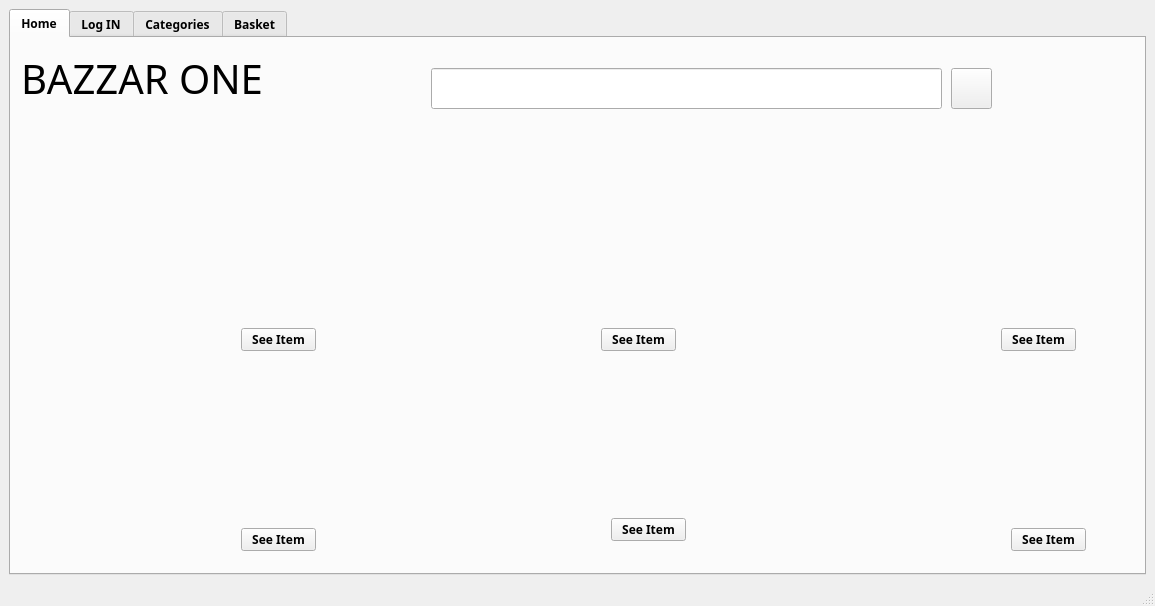
<?xml version="1.0" encoding="UTF-8"?>
<ui version="4.0">
 <class>MainWindow</class>
 <widget class="QMainWindow" name="MainWindow">
  <property name="geometry">
   <rect>
    <x>0</x>
    <y>0</y>
    <width>1155</width>
    <height>606</height>
   </rect>
  </property>
  <property name="windowTitle">
   <string>BazzarOne</string>
  </property>
  <property name="styleSheet">
   <string notr="true">background url(:/new/prefix1/Background/window.jpeg)</string>
  </property>
  <widget class="QWidget" name="centralwidget">
   <layout class="QVBoxLayout" name="verticalLayout_3">
    <item>
     <widget class="QTabWidget" name="tabWidget">
      <property name="font">
       <font>
        <family>Ebrima</family>
        <weight>75</weight>
        <bold>true</bold>
       </font>
      </property>
      <property name="autoFillBackground">
       <bool>false</bool>
      </property>
      <property name="styleSheet">
       <string notr="true">background-image: url(:/new/prefix1/Background/window.jpeg);</string>
      </property>
      <property name="currentIndex">
       <number>0</number>
      </property>
      <widget class="QWidget" name="tab_Home">
       <attribute name="icon">
        <iconset resource="background.qrc">
         <normaloff>:/new/prefix1/Background/Home.png</normaloff>:/new/prefix1/Background/Home.png</iconset>
       </attribute>
       <attribute name="title">
        <string>Home</string>
       </attribute>
       <widget class="QLabel" name="label_8">
        <property name="geometry">
         <rect>
          <x>10</x>
          <y>10</y>
          <width>251</width>
          <height>61</height>
         </rect>
        </property>
        <property name="font">
         <font>
          <family>Ebrima</family>
          <pointsize>30</pointsize>
          <weight>50</weight>
          <bold>false</bold>
          <strikeout>false</strikeout>
         </font>
        </property>
        <property name="text">
         <string>BAZZAR ONE</string>
        </property>
       </widget>
       <widget class="QLabel" name="label_Fpic1">
        <property name="geometry">
         <rect>
          <x>10</x>
          <y>130</y>
          <width>151</width>
          <height>151</height>
         </rect>
        </property>
        <property name="font">
         <font>
          <family>Ebrima</family>
          <weight>75</weight>
          <bold>true</bold>
          <strikeout>false</strikeout>
         </font>
        </property>
        <property name="text">
         <string/>
        </property>
       </widget>
       <widget class="QLabel" name="label_opic1">
        <property name="geometry">
         <rect>
          <x>10</x>
          <y>350</y>
          <width>151</width>
          <height>151</height>
         </rect>
        </property>
        <property name="font">
         <font>
          <family>Ebrima</family>
          <weight>75</weight>
          <bold>true</bold>
          <strikeout>false</strikeout>
         </font>
        </property>
        <property name="text">
         <string/>
        </property>
       </widget>
       <widget class="QLabel" name="label_oname1">
        <property name="geometry">
         <rect>
          <x>210</x>
          <y>350</y>
          <width>151</width>
          <height>121</height>
         </rect>
        </property>
        <property name="font">
         <font>
          <family>Ebrima</family>
          <pointsize>10</pointsize>
          <weight>75</weight>
          <bold>true</bold>
          <strikeout>false</strikeout>
         </font>
        </property>
        <property name="text">
         <string/>
        </property>
       </widget>
       <widget class="QLabel" name="label_Fname1">
        <property name="geometry">
         <rect>
          <x>210</x>
          <y>130</y>
          <width>151</width>
          <height>121</height>
         </rect>
        </property>
        <property name="font">
         <font>
          <family>Ebrima</family>
          <pointsize>10</pointsize>
          <weight>75</weight>
          <bold>true</bold>
          <strikeout>false</strikeout>
         </font>
        </property>
        <property name="text">
         <string/>
        </property>
       </widget>
       <widget class="QLabel" name="label_13">
        <property name="geometry">
         <rect>
          <x>10</x>
          <y>90</y>
          <width>151</width>
          <height>16</height>
         </rect>
        </property>
        <property name="font">
         <font>
          <family>Ebrima</family>
          <pointsize>12</pointsize>
          <weight>75</weight>
          <bold>true</bold>
         </font>
        </property>
        <property name="text">
         <string/>
        </property>
       </widget>
       <widget class="QLabel" name="label_14">
        <property name="geometry">
         <rect>
          <x>10</x>
          <y>310</y>
          <width>151</width>
          <height>16</height>
         </rect>
        </property>
        <property name="font">
         <font>
          <family>Ebrima</family>
          <pointsize>12</pointsize>
          <weight>75</weight>
          <bold>true</bold>
         </font>
        </property>
        <property name="text">
         <string/>
        </property>
       </widget>
       <widget class="QLabel" name="label_opic2">
        <property name="geometry">
         <rect>
          <x>380</x>
          <y>350</y>
          <width>151</width>
          <height>151</height>
         </rect>
        </property>
        <property name="font">
         <font>
          <family>Ebrima</family>
          <weight>75</weight>
          <bold>true</bold>
          <strikeout>false</strikeout>
         </font>
        </property>
        <property name="text">
         <string/>
        </property>
       </widget>
       <widget class="QLabel" name="label_Fpic2">
        <property name="geometry">
         <rect>
          <x>380</x>
          <y>130</y>
          <width>151</width>
          <height>151</height>
         </rect>
        </property>
        <property name="font">
         <font>
          <family>Ebrima</family>
          <weight>75</weight>
          <bold>true</bold>
          <strikeout>false</strikeout>
         </font>
        </property>
        <property name="text">
         <string/>
        </property>
       </widget>
       <widget class="QLabel" name="label_oname2">
        <property name="geometry">
         <rect>
          <x>580</x>
          <y>350</y>
          <width>151</width>
          <height>121</height>
         </rect>
        </property>
        <property name="font">
         <font>
          <family>Ebrima</family>
          <pointsize>10</pointsize>
          <weight>75</weight>
          <bold>true</bold>
          <strikeout>false</strikeout>
         </font>
        </property>
        <property name="text">
         <string/>
        </property>
       </widget>
       <widget class="QLabel" name="label_opic3">
        <property name="geometry">
         <rect>
          <x>760</x>
          <y>350</y>
          <width>151</width>
          <height>151</height>
         </rect>
        </property>
        <property name="font">
         <font>
          <family>Ebrima</family>
          <weight>75</weight>
          <bold>true</bold>
          <strikeout>false</strikeout>
         </font>
        </property>
        <property name="text">
         <string/>
        </property>
       </widget>
       <widget class="QLabel" name="label_Fpic3">
        <property name="geometry">
         <rect>
          <x>760</x>
          <y>130</y>
          <width>151</width>
          <height>151</height>
         </rect>
        </property>
        <property name="font">
         <font>
          <family>Ebrima</family>
          <weight>75</weight>
          <bold>true</bold>
          <strikeout>false</strikeout>
         </font>
        </property>
        <property name="text">
         <string/>
        </property>
       </widget>
       <widget class="QLabel" name="label_oname3">
        <property name="geometry">
         <rect>
          <x>960</x>
          <y>350</y>
          <width>151</width>
          <height>121</height>
         </rect>
        </property>
        <property name="font">
         <font>
          <family>Ebrima</family>
          <pointsize>10</pointsize>
          <weight>75</weight>
          <bold>true</bold>
          <strikeout>false</strikeout>
         </font>
        </property>
        <property name="text">
         <string/>
        </property>
       </widget>
       <widget class="QLineEdit" name="lineEdit_search">
        <property name="geometry">
         <rect>
          <x>420</x>
          <y>30</y>
          <width>511</width>
          <height>41</height>
         </rect>
        </property>
        <property name="styleSheet">
         <string notr="true">background-image: url(:/new/prefix1/Background/white.jpg);</string>
        </property>
       </widget>
       <widget class="QPushButton" name="pushButton_search">
        <property name="geometry">
         <rect>
          <x>940</x>
          <y>30</y>
          <width>41</width>
          <height>41</height>
         </rect>
        </property>
        <property name="styleSheet">
         <string notr="true">background-image: url(:/new/prefix1/Background/search.png);</string>
        </property>
        <property name="text">
         <string/>
        </property>
       </widget>
       <widget class="QLabel" name="label_Fname1_2">
        <property name="geometry">
         <rect>
          <x>210</x>
          <y>260</y>
          <width>151</width>
          <height>21</height>
         </rect>
        </property>
        <property name="font">
         <font>
          <family>Ebrima</family>
          <pointsize>12</pointsize>
          <weight>75</weight>
          <bold>true</bold>
          <strikeout>true</strikeout>
         </font>
        </property>
        <property name="text">
         <string/>
        </property>
       </widget>
       <widget class="QLabel" name="label_Fname2_2">
        <property name="geometry">
         <rect>
          <x>560</x>
          <y>260</y>
          <width>151</width>
          <height>21</height>
         </rect>
        </property>
        <property name="font">
         <font>
          <family>Ebrima</family>
          <pointsize>12</pointsize>
          <weight>75</weight>
          <bold>true</bold>
          <strikeout>true</strikeout>
         </font>
        </property>
        <property name="text">
         <string/>
        </property>
       </widget>
       <widget class="QLabel" name="label_Fname2">
        <property name="geometry">
         <rect>
          <x>560</x>
          <y>130</y>
          <width>151</width>
          <height>121</height>
         </rect>
        </property>
        <property name="font">
         <font>
          <family>Ebrima</family>
          <pointsize>10</pointsize>
          <weight>75</weight>
          <bold>true</bold>
          <strikeout>false</strikeout>
         </font>
        </property>
        <property name="text">
         <string/>
        </property>
       </widget>
       <widget class="QLabel" name="label_Fname3_3">
        <property name="geometry">
         <rect>
          <x>950</x>
          <y>260</y>
          <width>151</width>
          <height>21</height>
         </rect>
        </property>
        <property name="font">
         <font>
          <family>Ebrima</family>
          <pointsize>12</pointsize>
          <weight>75</weight>
          <bold>true</bold>
          <strikeout>true</strikeout>
         </font>
        </property>
        <property name="text">
         <string/>
        </property>
       </widget>
       <widget class="QLabel" name="label_Fname3">
        <property name="geometry">
         <rect>
          <x>950</x>
          <y>130</y>
          <width>151</width>
          <height>121</height>
         </rect>
        </property>
        <property name="font">
         <font>
          <family>Ebrima</family>
          <pointsize>10</pointsize>
          <weight>75</weight>
          <bold>true</bold>
          <strikeout>false</strikeout>
         </font>
        </property>
        <property name="text">
         <string/>
        </property>
       </widget>
       <widget class="QPushButton" name="pushButton_orders1">
        <property name="geometry">
         <rect>
          <x>230</x>
          <y>290</y>
          <width>75</width>
          <height>23</height>
         </rect>
        </property>
        <property name="styleSheet">
         <string notr="true">
</string>
        </property>
        <property name="text">
         <string>See Item</string>
        </property>
        <property name="autoRepeatInterval">
         <number>107</number>
        </property>
       </widget>
       <widget class="QPushButton" name="pushButton_orders2">
        <property name="geometry">
         <rect>
          <x>590</x>
          <y>290</y>
          <width>75</width>
          <height>23</height>
         </rect>
        </property>
        <property name="text">
         <string>See Item</string>
        </property>
       </widget>
       <widget class="QPushButton" name="pushButton_orders3">
        <property name="geometry">
         <rect>
          <x>990</x>
          <y>290</y>
          <width>75</width>
          <height>23</height>
         </rect>
        </property>
        <property name="text">
         <string>See Item</string>
        </property>
       </widget>
       <widget class="QPushButton" name="pushButton_ordero1">
        <property name="geometry">
         <rect>
          <x>230</x>
          <y>490</y>
          <width>75</width>
          <height>23</height>
         </rect>
        </property>
        <property name="text">
         <string>See Item</string>
        </property>
       </widget>
       <widget class="QPushButton" name="pushButton_ordero2">
        <property name="geometry">
         <rect>
          <x>600</x>
          <y>480</y>
          <width>75</width>
          <height>23</height>
         </rect>
        </property>
        <property name="text">
         <string>See Item</string>
        </property>
       </widget>
       <widget class="QPushButton" name="pushButton_ordero3">
        <property name="geometry">
         <rect>
          <x>1000</x>
          <y>490</y>
          <width>75</width>
          <height>23</height>
         </rect>
        </property>
        <property name="text">
         <string>See Item</string>
        </property>
       </widget>
      </widget>
      <widget class="QWidget" name="tab_Log_in">
       <attribute name="icon">
        <iconset resource="background.qrc">
         <normaloff>:/new/prefix1/Background/loginButton.jpeg</normaloff>:/new/prefix1/Background/loginButton.jpeg</iconset>
       </attribute>
       <attribute name="title">
        <string>Log IN</string>
       </attribute>
       <widget class="QGroupBox" name="groupBox">
        <property name="geometry">
         <rect>
          <x>780</x>
          <y>10</y>
          <width>321</width>
          <height>431</height>
         </rect>
        </property>
        <property name="font">
         <font>
          <family>Ebrima</family>
          <pointsize>14</pointsize>
          <weight>75</weight>
          <bold>true</bold>
         </font>
        </property>
        <property name="title">
         <string>LOG IN</string>
        </property>
        <layout class="QVBoxLayout" name="verticalLayout_2">
         <item>
          <layout class="QVBoxLayout" name="verticalLayout">
           <item>
            <widget class="QLabel" name="label">
             <property name="font">
              <font>
               <family>Ebrima</family>
               <pointsize>14</pointsize>
               <weight>75</weight>
               <bold>true</bold>
              </font>
             </property>
             <property name="text">
              <string>Username</string>
             </property>
            </widget>
           </item>
           <item>
            <widget class="QLineEdit" name="lineEdit_username">
             <property name="font">
              <font>
               <family>Ebrima</family>
               <pointsize>12</pointsize>
              </font>
             </property>
             <property name="styleSheet">
              <string notr="true">background-image: url(:/new/prefix1/Background/white.jpg);</string>
             </property>
            </widget>
           </item>
           <item>
            <widget class="QLabel" name="label_3">
             <property name="font">
              <font>
               <family>Ebrima</family>
               <pointsize>14</pointsize>
               <weight>75</weight>
               <bold>true</bold>
              </font>
             </property>
             <property name="text">
              <string>Password</string>
             </property>
            </widget>
           </item>
           <item>
            <widget class="QLineEdit" name="lineEdit_password">
             <property name="font">
              <font>
               <family>Ebrima</family>
               <pointsize>12</pointsize>
              </font>
             </property>
             <property name="styleSheet">
              <string notr="true">background-image: url(:/new/prefix1/Background/white.jpg);</string>
             </property>
             <property name="echoMode">
              <enum>QLineEdit::Password</enum>
             </property>
            </widget>
           </item>
           <item>
            <widget class="QPushButton" name="pushButton_login">
             <property name="font">
              <font>
               <family>Ebrima</family>
               <pointsize>12</pointsize>
               <weight>75</weight>
               <bold>true</bold>
              </font>
             </property>
             <property name="styleSheet">
              <string notr="true">background-image: url(:/new/prefix1/Background/warning.jpeg);</string>
             </property>
             <property name="text">
              <string>Log-In</string>
             </property>
            </widget>
           </item>
           <item>
            <widget class="QLabel" name="label_4">
             <property name="font">
              <font>
               <family>Ebrima</family>
               <weight>75</weight>
               <bold>true</bold>
              </font>
             </property>
             <property name="text">
              <string>    don't have an account?</string>
             </property>
            </widget>
           </item>
           <item>
            <widget class="QPushButton" name="pushButton_signup">
             <property name="font">
              <font>
               <family>Ebrima</family>
               <pointsize>12</pointsize>
               <weight>75</weight>
               <bold>true</bold>
              </font>
             </property>
             <property name="styleSheet">
              <string notr="true">background-image: url(:/new/prefix1/Background/warning.jpeg);</string>
             </property>
             <property name="text">
              <string>Create Your Bazzar-One Account </string>
             </property>
            </widget>
           </item>
          </layout>
         </item>
        </layout>
       </widget>
       <widget class="QLabel" name="label_pic">
        <property name="geometry">
         <rect>
          <x>11</x>
          <y>59</y>
          <width>711</width>
          <height>361</height>
         </rect>
        </property>
        <property name="text">
         <string/>
        </property>
       </widget>
       <widget class="QLabel" name="label_2">
        <property name="geometry">
         <rect>
          <x>270</x>
          <y>10</y>
          <width>200</width>
          <height>30</height>
         </rect>
        </property>
        <property name="font">
         <font>
          <family>Ebrima</family>
          <pointsize>18</pointsize>
          <weight>75</weight>
          <bold>true</bold>
         </font>
        </property>
        <property name="text">
         <string>    BAZZAR - ONE </string>
        </property>
       </widget>
       <widget class="QLabel" name="label_loginerror">
        <property name="geometry">
         <rect>
          <x>820</x>
          <y>450</y>
          <width>281</width>
          <height>31</height>
         </rect>
        </property>
        <property name="text">
         <string/>
        </property>
       </widget>
      </widget>
      <widget class="QWidget" name="tab_Categories">
       <attribute name="icon">
        <iconset resource="background.qrc">
         <normaloff>:/new/prefix1/Background/catagory.png</normaloff>:/new/prefix1/Background/catagory.png</iconset>
       </attribute>
       <attribute name="title">
        <string>Categories</string>
       </attribute>
       <widget class="QGroupBox" name="groupBox_2">
        <property name="geometry">
         <rect>
          <x>0</x>
          <y>10</y>
          <width>321</width>
          <height>521</height>
         </rect>
        </property>
        <property name="font">
         <font>
          <family>Ebrima</family>
          <pointsize>12</pointsize>
          <weight>75</weight>
          <bold>true</bold>
         </font>
        </property>
        <property name="title">
         <string>Categories</string>
        </property>
        <layout class="QVBoxLayout" name="verticalLayout_4">
         <item>
          <widget class="QRadioButton" name="rB_automobile">
           <property name="font">
            <font>
             <family>Ebrima</family>
             <pointsize>12</pointsize>
             <weight>75</weight>
             <bold>true</bold>
            </font>
           </property>
           <property name="text">
            <string>AUTOMOBILE</string>
           </property>
          </widget>
         </item>
         <item>
          <widget class="QRadioButton" name="rB_baby">
           <property name="font">
            <font>
             <family>Ebrima</family>
             <pointsize>12</pointsize>
             <weight>75</weight>
             <bold>true</bold>
            </font>
           </property>
           <property name="text">
            <string>BABY</string>
           </property>
          </widget>
         </item>
         <item>
          <widget class="QRadioButton" name="rB_Beauty">
           <property name="font">
            <font>
             <family>Ebrima</family>
             <pointsize>12</pointsize>
             <weight>75</weight>
             <bold>true</bold>
            </font>
           </property>
           <property name="text">
            <string>BEAUTY AND PERSNOL CARE</string>
           </property>
          </widget>
         </item>
         <item>
          <widget class="QRadioButton" name="rB_books">
           <property name="font">
            <font>
             <family>Ebrima</family>
             <pointsize>12</pointsize>
             <weight>75</weight>
             <bold>true</bold>
            </font>
           </property>
           <property name="text">
            <string>BOOKS</string>
           </property>
          </widget>
         </item>
         <item>
          <widget class="QRadioButton" name="rB_computors">
           <property name="font">
            <font>
             <family>Ebrima</family>
             <pointsize>12</pointsize>
             <weight>75</weight>
             <bold>true</bold>
            </font>
           </property>
           <property name="text">
            <string>COMPUTORS</string>
           </property>
          </widget>
         </item>
         <item>
          <widget class="QRadioButton" name="rB_electronics">
           <property name="font">
            <font>
             <family>Ebrima</family>
             <pointsize>12</pointsize>
             <weight>75</weight>
             <bold>true</bold>
            </font>
           </property>
           <property name="text">
            <string>ELECTRONICS</string>
           </property>
          </widget>
         </item>
         <item>
          <widget class="QRadioButton" name="rB_health">
           <property name="font">
            <font>
             <family>Ebrima</family>
             <pointsize>12</pointsize>
             <weight>75</weight>
             <bold>true</bold>
            </font>
           </property>
           <property name="text">
            <string>HEALTH AND HOULDHOLD</string>
           </property>
          </widget>
         </item>
         <item>
          <widget class="QRadioButton" name="rB_homekitchen">
           <property name="font">
            <font>
             <family>Ebrima</family>
             <pointsize>12</pointsize>
             <weight>75</weight>
             <bold>true</bold>
            </font>
           </property>
           <property name="text">
            <string>HOME AND KITCHEN</string>
           </property>
          </widget>
         </item>
         <item>
          <widget class="QRadioButton" name="rB_indus_scientific">
           <property name="font">
            <font>
             <family>Ebrima</family>
             <pointsize>12</pointsize>
             <weight>75</weight>
             <bold>true</bold>
            </font>
           </property>
           <property name="text">
            <string>INDUSTRIAL AND SCIENTIFIC</string>
           </property>
          </widget>
         </item>
         <item>
          <widget class="QRadioButton" name="rB_gaming">
           <property name="font">
            <font>
             <family>Ebrima</family>
             <pointsize>12</pointsize>
             <weight>75</weight>
             <bold>true</bold>
            </font>
           </property>
           <property name="text">
            <string>GAMING</string>
           </property>
          </widget>
         </item>
         <item>
          <widget class="QRadioButton" name="rB_watches">
           <property name="font">
            <font>
             <family>Ebrima</family>
             <pointsize>12</pointsize>
             <weight>75</weight>
             <bold>true</bold>
            </font>
           </property>
           <property name="text">
            <string>WATCHES</string>
           </property>
          </widget>
         </item>
         <item>
          <widget class="QRadioButton" name="rB_software">
           <property name="font">
            <font>
             <family>Ebrima</family>
             <pointsize>12</pointsize>
             <weight>75</weight>
             <bold>true</bold>
            </font>
           </property>
           <property name="text">
            <string>SOFTWARE</string>
           </property>
          </widget>
         </item>
         <item>
          <widget class="QRadioButton" name="rB_sports">
           <property name="font">
            <font>
             <family>Ebrima</family>
             <pointsize>12</pointsize>
             <weight>75</weight>
             <bold>true</bold>
            </font>
           </property>
           <property name="text">
            <string>SPORTS AND OUTDOORS</string>
           </property>
          </widget>
         </item>
         <item>
          <widget class="QRadioButton" name="rB_Tools">
           <property name="font">
            <font>
             <family>Ebrima</family>
             <pointsize>12</pointsize>
             <weight>75</weight>
             <bold>true</bold>
            </font>
           </property>
           <property name="text">
            <string>TOOLS AND HOME IMPROVMENTS</string>
           </property>
          </widget>
         </item>
         <item>
          <widget class="QRadioButton" name="rB_furniture">
           <property name="font">
            <font>
             <family>Ebrima</family>
             <pointsize>12</pointsize>
             <weight>75</weight>
             <bold>true</bold>
            </font>
           </property>
           <property name="text">
            <string>FURNITURE</string>
           </property>
          </widget>
         </item>
        </layout>
       </widget>
      </widget>
      <widget class="QWidget" name="tab_Basket">
       <attribute name="icon">
        <iconset resource="background.qrc">
         <normaloff>:/new/prefix1/Background/Basket.png</normaloff>:/new/prefix1/Background/Basket.png</iconset>
       </attribute>
       <attribute name="title">
        <string>Basket</string>
       </attribute>
       <widget class="QWidget" name="layoutWidget">
        <property name="geometry">
         <rect>
          <x>270</x>
          <y>120</y>
          <width>661</width>
          <height>221</height>
         </rect>
        </property>
        <layout class="QVBoxLayout" name="verticalLayout_5">
         <item>
          <widget class="QLabel" name="label_6">
           <property name="font">
            <font>
             <family>Ebrima</family>
             <pointsize>18</pointsize>
             <weight>75</weight>
             <bold>true</bold>
            </font>
           </property>
           <property name="text">
            <string>Welcome to Bazzar-One! Please login/Signup.</string>
           </property>
          </widget>
         </item>
         <item>
          <widget class="QPushButton" name="pushButton">
           <property name="font">
            <font>
             <family>Ebrima</family>
             <pointsize>14</pointsize>
             <weight>75</weight>
             <bold>true</bold>
            </font>
           </property>
           <property name="styleSheet">
            <string notr="true">background-image: url(:/new/prefix1/Background/warning.jpeg);</string>
           </property>
           <property name="text">
            <string>CLICK HERE TO LOGIN</string>
           </property>
          </widget>
         </item>
        </layout>
       </widget>
      </widget>
     </widget>
    </item>
   </layout>
  </widget>
  <widget class="QMenuBar" name="menubar">
   <property name="geometry">
    <rect>
     <x>0</x>
     <y>0</y>
     <width>1155</width>
     <height>22</height>
    </rect>
   </property>
  </widget>
  <widget class="QStatusBar" name="statusbar"/>
 </widget>
 <resources>
  <include location="background.qrc"/>
 </resources>
 <connections/>
</ui>
